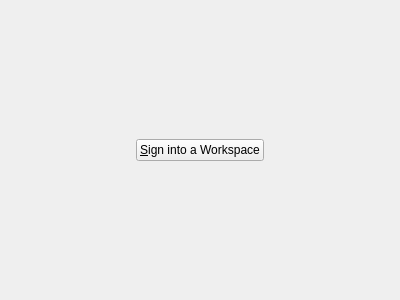
<?xml version="1.0" encoding="UTF-8"?>
<ui version="4.0">
 <class>AddTeamPage</class>
 <widget class="QWidget" name="AddTeamPage">
  <property name="geometry">
   <rect>
    <x>0</x>
    <y>0</y>
    <width>400</width>
    <height>300</height>
   </rect>
  </property>
  <property name="windowTitle">
   <string>Form</string>
  </property>
  <layout class="QHBoxLayout" name="horizontalLayout">
   <item>
    <spacer name="horizontalSpacer">
     <property name="orientation">
      <enum>Qt::Horizontal</enum>
     </property>
     <property name="sizeHint" stdset="0">
      <size>
       <width>40</width>
       <height>20</height>
      </size>
     </property>
    </spacer>
   </item>
   <item>
    <widget class="QPushButton" name="signInButton">
     <property name="text">
      <string>&amp;Sign into a Workspace</string>
     </property>
    </widget>
   </item>
   <item>
    <spacer name="horizontalSpacer_2">
     <property name="orientation">
      <enum>Qt::Horizontal</enum>
     </property>
     <property name="sizeHint" stdset="0">
      <size>
       <width>40</width>
       <height>20</height>
      </size>
     </property>
    </spacer>
   </item>
  </layout>
 </widget>
 <resources/>
 <connections/>
</ui>
